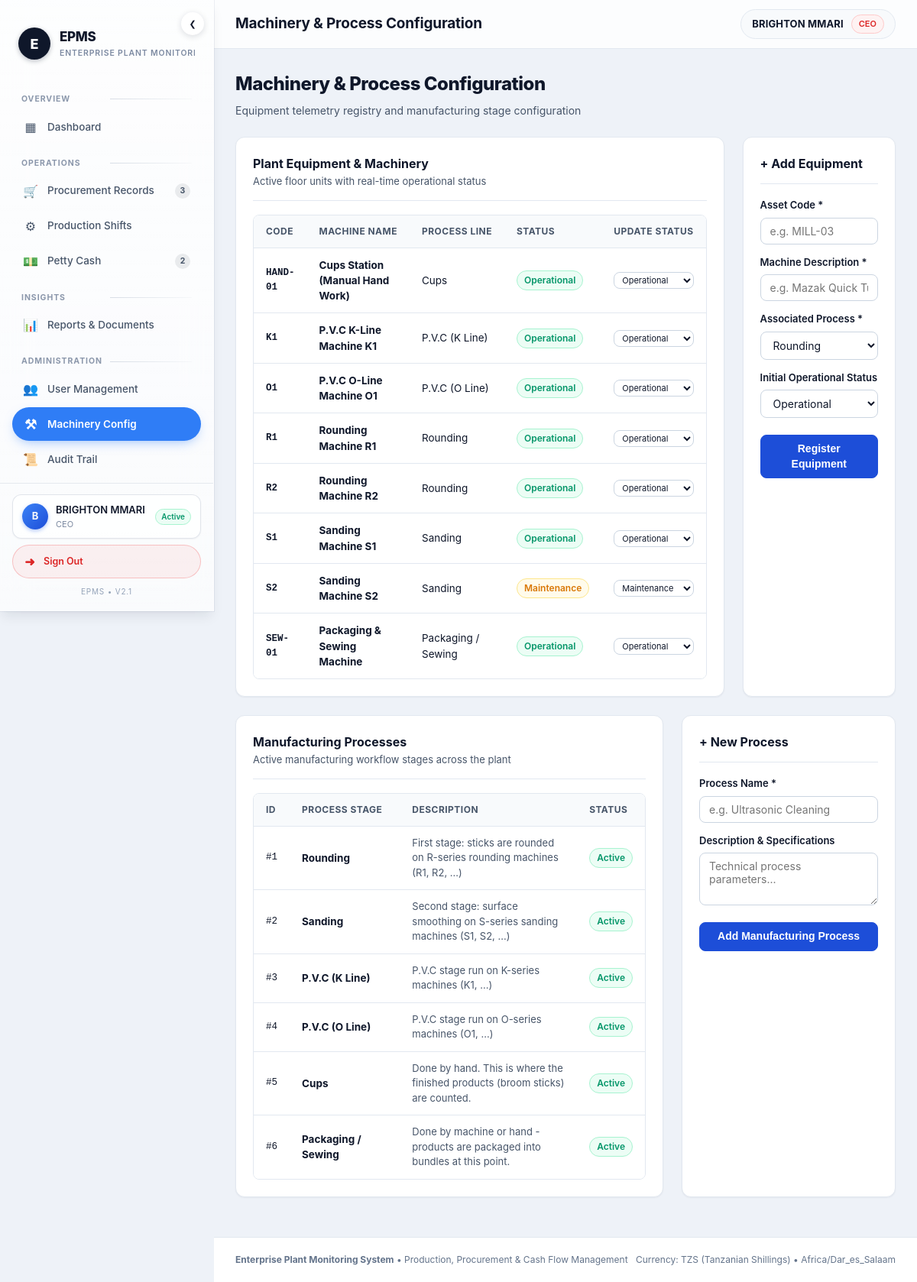
The page /settings.php (signed in) on the database its author committed.
### tables this page shows
CREATE TABLE `machines` (
  `id` INT UNSIGNED NOT NULL AUTO_INCREMENT,
  `code` VARCHAR(30) NOT NULL,
  `name` VARCHAR(150) NOT NULL,
  `process_id` INT UNSIGNED NOT NULL,
  `status` VARCHAR(20) NOT NULL DEFAULT 'Operational',
  PRIMARY KEY (`id`),
  UNIQUE KEY `uq_machines_code` (`code`),
  CONSTRAINT `fk_machines_process` FOREIGN KEY (`process_id`) REFERENCES `processes` (`id`) ON DELETE CASCADE
);

CREATE TABLE `processes` (
  `id` INT UNSIGNED NOT NULL AUTO_INCREMENT,
  `name` VARCHAR(150) NOT NULL,
  `description` TEXT NULL,
  `status` VARCHAR(20) NOT NULL DEFAULT 'Active',
  PRIMARY KEY (`id`)
);

### settings.php (the view, shortened to what this page needs)
<?php
require_once __DIR__ . '/includes/functions.php';
$machines = $db->query("
    SELECT m.*, p.name AS process_name
    FROM machines m
    JOIN processes p ON m.process_id = p.id
    ORDER BY m.code ASC
")->fetchAll();
$processes = $db->query("SELECT * FROM processes ORDER BY id ASC")->fetchAll();
include __DIR__ . '/components/header.php';
?>
<main class="page-container">
    <div class="page-header">
        <h2 class="page-title">Machinery &amp; Process Configuration</h2>
        <p class="page-subtitle">Equipment telemetry registry and manufacturing stage configuration</p>
    </div>
    <div style="display:grid; grid-template-columns: 2fr 1fr; gap:24px; margin-bottom:24px;">
        <div class="card" style="margin-bottom:0;">
            <div class="card-header">
                <div>
                    <h3 class="card-title">Plant Equipment &amp; Machinery</h3>
                    <p class="card-subtitle">Active floor units with real-time operational status</p>
                </div>
            </div>
            <div class="table-responsive">
                <table class="table">
                    <thead>
                        <tr>
                            <th>Code</th>
                            <th>Machine Name</th>
                            <th>Process Line</th>
                            <th>Status</th>
                            <th>Update Status</th>
                        </tr>
                    </thead>
                    <tbody>
                        <?php foreach ($machines as $m):
                            $statusClass = match($m['status']) {
                                'Operational' => 'badge-success',
                                'Maintenance' => 'badge-warning',
                                'Offline' => 'badge-danger',
                                default => 'badge-secondary',
                            };
                        ?>
                            <tr>
                                <td class="mono"><strong><?= htmlspecialchars($m['code']) ?></strong></td>
                                <td><strong><?= htmlspecialchars($m['name']) ?></strong></td>
                                <td><?= htmlspecialchars($m['process_name']) ?></td>
                                <td><span class="badge <?= $statusClass ?>"><?= htmlspecialchars($m['status']) ?></span></td>
                                <td>
                                    <?php if ($currentUserRole === 'CEO'): ?>
                                        <form method="POST" action="/settings.php" style="display:flex; gap:6px;">
                                            <select name="status" onchange="this.form.submit();" class="form-control" style="font-size:11px; padding:2px 6px;">
                                                <option value="Operational" <?= $m['status'] === 'Operational' ? 'selected' : '' ?>>Operational</option>
                                                <option value="Maintenance" <?= $m['status'] === 'Maintenance' ? 'selected' : '' ?>>Maintenance</option>
                                            </select>
                                        </form>
                                    <?php else: ?>
                                        <span style="font-size:12px; color:var(--text-subtle);">Inspection Only</span>
                                    <?php endif; ?>
                                </td>
                            </tr>
                        <?php endforeach; ?>
                    </tbody>
                </table>
            </div>
        </div>
        <div class="card" style="margin-bottom:0;">
            <?php if ($currentUserRole === 'CEO'): ?>
                <div class="card-header">
                    <h3 class="card-title">+ Add Equipment</h3>
                </div>
                <form method="POST" action="/settings.php">
                    <div class="form-group">
                        <label for="code">Asset Code *</label>
                        <input type="text" id="code" name="code" placeholder="e.g. MILL-03" required class="form-control"
                               minlength="2" maxlength="20" pattern="[A-Za-z0-9-]{2,20}" data-required-error="Asset code is required." data-plaintext data-pattern-error="Asset code allows only letters, numbers and hyphens (2-20 characters).">
                    </div>
                    <div class="form-group">
                        <label for="name">Machine Description *</label>
                        <input type="text" id="name" name="name" placeholder="e.g. Mazak Quick Turn CNC Lathe" required class="form-control"
                               minlength="3" maxlength="100" data-required-error="Machine description is required." data-plaintext>
                    </div>
                    <div class="form-group">
                        <label for="process_id">Associated Process *</label>
                        <select id="process_id" name="process_id" class="form-control" required>
                            <?php foreach ($processes as $p): ?>
                                <option value="<?= (int)$p['id'] ?>"><?= htmlspecialchars($p['name']) ?></option>
                            <?php endforeach; ?>
                        </select>
                    </div>
                    <div class="form-group">
                        <label for="status">Initial Operational Status</label>
                        <select id="status" name="status" class="form-control">
                            <option value="Operational">Operational</option>
                        </select>
                    </div>
                    <button type="submit" class="btn btn-primary" style="width:100%; margin-top:8px;">
                        Register Equipment
                    </button>
                </form>
            <?php endif; ?>
        </div>
    </div>
    <div style="display:grid; grid-template-columns: 2fr 1fr; gap:24px; margin-bottom:24px;">
        <div class="card" style="margin-bottom:0;">
            <div class="card-header">
                <div>
                    <h3 class="card-title">Manufacturing Processes</h3>
                    <p class="card-subtitle">Active manufacturing workflow stages across the plant</p>
                </div>
            </div>
            <div class="table-responsive">
                <table class="table">
                    <thead>
                        <tr>
                            <th>ID</th>
                            <th>Process Stage</th>
                            <th>Description</th>
                            <th>Status</th>
                        </tr>
                    </thead>
                    <tbody>
                        <?php foreach ($processes as $p): ?>
                            <tr>
                                <td class="mono">#<?= $p['id'] ?></td>
                                <td><strong><?= htmlspecialchars($p['name']) ?></strong></td>
                                <td style="color:var(--text-muted); font-size:13px;"><?= htmlspecialchars($p['description']) ?></td>
                                <td><span class="badge badge-success"><?= htmlspecialchars($p['status']) ?></span></td>
                            </tr>
                        <?php endforeach; ?>
                    </tbody>
                </table>
            </div>
        </div>
        <div class="card" style="margin-bottom:0;">
            <?php if ($currentUserRole === 'CEO'): ?>
                <div class="card-header">
                    <h3 class="card-title">+ New Process</h3>
                </div>
                <form method="POST" action="/settings.php">
                    <div class="form-group">
                        <label for="p_name">Process Name *</label>
                        <input type="text" id="p_name" name="name" placeholder="e.g. Ultrasonic Cleaning" required class="form-control"
                               minlength="3" maxlength="100" data-required-error="Process name is required." data-plaintext>
                    </div>
                    <div class="form-group">
                        <label for="p_desc">Description &amp; Specifications</label>
                        <textarea id="p_desc" name="description" rows="3" placeholder="Technical process parameters..." class="form-control" maxlength="500"></textarea>
                    </div>
                    <button type="submit" class="btn btn-primary" style="width:100%; margin-top:8px;">
                        Add Manufacturing Process
                    </button>
                </form>
            <?php endif; ?>
        </div>
    </div></main>
<?php include __DIR__ . '/components/footer.php'; ?>

### rows shown on the page
machines: code "HAND-01", name "Cups Station (Manual Hand Work)", process.name "Cups", status "Operational"
machines: code "K1", name "P.V.C K-Line Machine K1", process.name "P.V.C (K Line)", status "Operational"
machines: code "O1", name "P.V.C O-Line Machine O1", process.name "P.V.C (O Line)", status "Operational"
machines: code "R1", name "Rounding Machine R1", process.name "Rounding", status "Operational"
machines: code "R2", name "Rounding Machine R2", process.name "Rounding", status "Operational"
machines: code "S1", name "Sanding Machine S1", process.name "Sanding", status "Operational"
machines: code "S2", name "Sanding Machine S2", process.name "Sanding", status "Maintenance"
machines: code "SEW-01", name "Packaging & Sewing Machine", process.name "Packaging / Sewing", status "Operational"
processes: id "1", name "Rounding", description "First stage: sticks are rounded on R-series rounding machines (R1, R2, ...)", status "Active"
processes: id "2", name "Sanding", description "Second stage: surface smoothing on S-series sanding machines (S1, S2, ...)", status "Active"
processes: id "3", name "P.V.C (K Line)", description "P.V.C stage run on K-series machines (K1, ...)", status "Active"
processes: id "4", name "P.V.C (O Line)", description "P.V.C stage run on O-series machines (O1, ...)", status "Active"
processes: id "5", name "Cups", description "Done by hand. This is where the finished products (broom sticks) are counted.", status "Active"
processes: id "6", name "Packaging / Sewing", description "Done by machine or hand - products are packaged into bundles at this point.", status "Active"

### other values the page prints
$icon "▦ 🛒 ⚙ 💵 📊 👥 ⚒ 📜"
$label "Dashboard Procurement Records Production Shifts Petty Cash Reports & Documents User Management Machinery Config Audit Trail"
$badge "3 2"
$currentUserInitial "B"
$currentUserName "BRIGHTON MMARI"
$currentUserRole "CEO"
$currentUserStatus "Active"
$pageTitle "Machinery & Process Configuration"
APP_NAME "Enterprise Plant Monitoring System"
APP_CURRENCY "TZS"
APP_TIMEZONE "Africa/Dar_es_Salaam"
form field process_id "Rounding"
